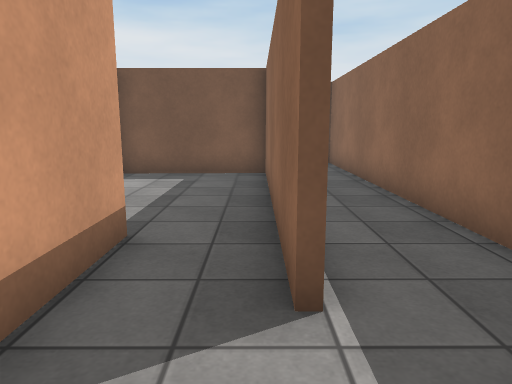
[1] (above)

22 first-person views from a walk through a scene from a Unity 3-D project. The camera is 1.3 m above the floor, tilts 10° down and sees 70° across. Doors are open. The floor is counted in squares, 1 m on a side. Each view is taken from the middle of a square. On the plan, view 1 faces up. The plan holds only what a view shows up to about 15 squares ahead; the rest is blank. The place goes on beyond the plan. The player character is not drawn. Some surface patterns are stand-ins.

[2]
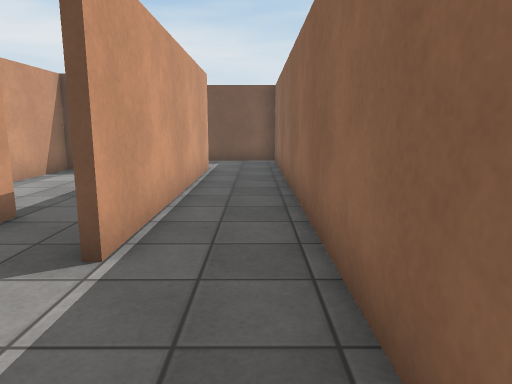

[3]
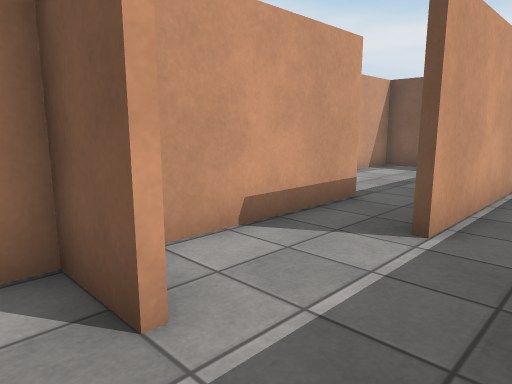

[4]
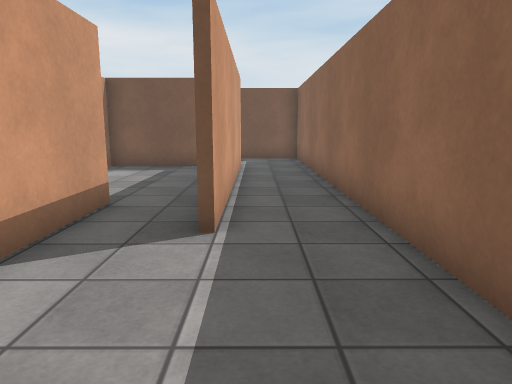

[5]
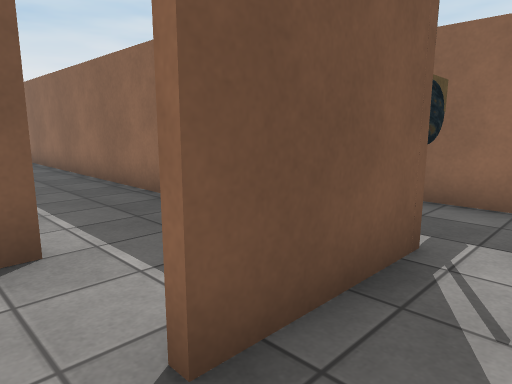

[6]
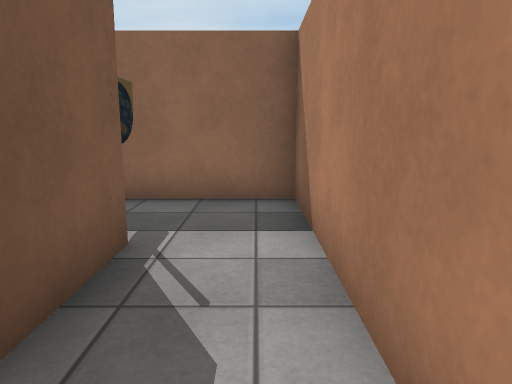

[7]
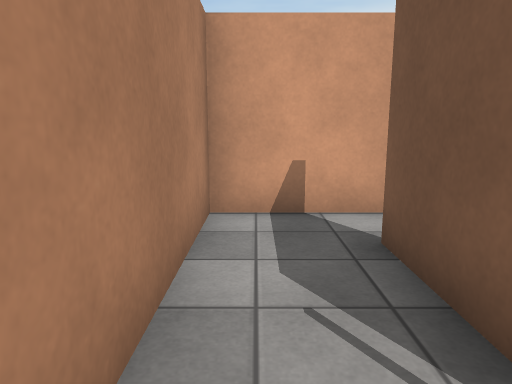

[8]
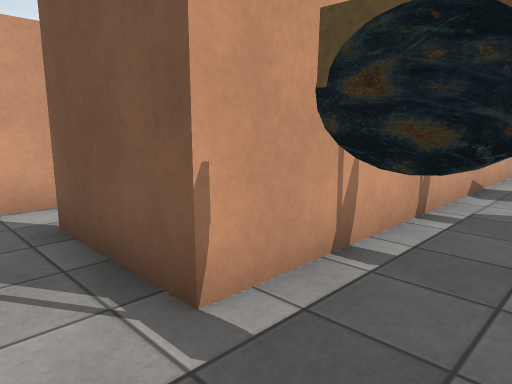

[9]
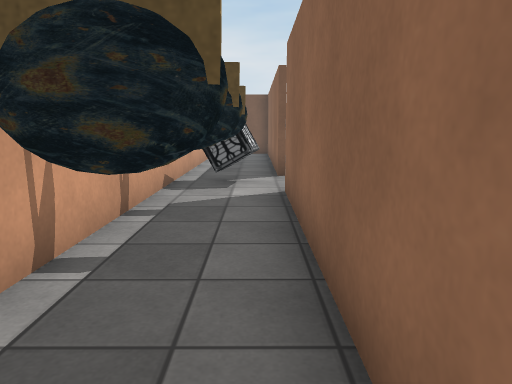

[10]
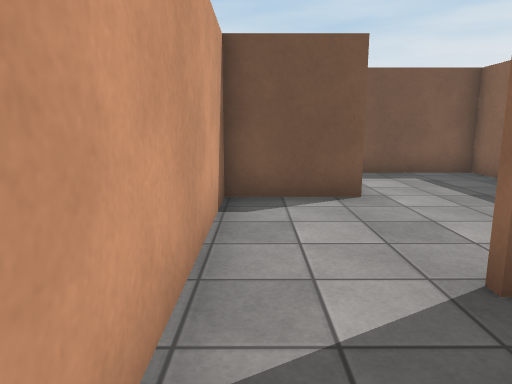

[11]
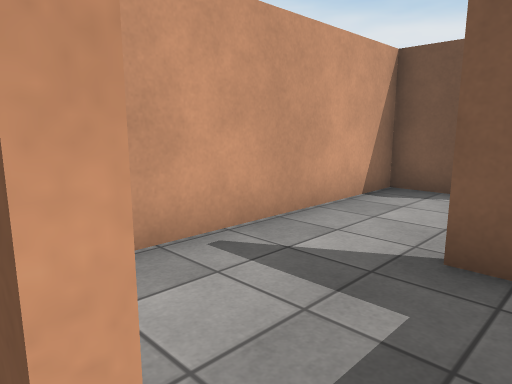

[12]
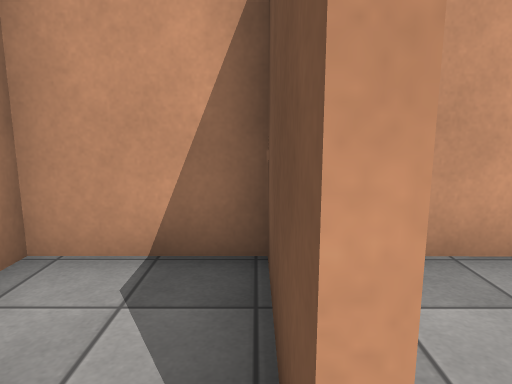

[13]
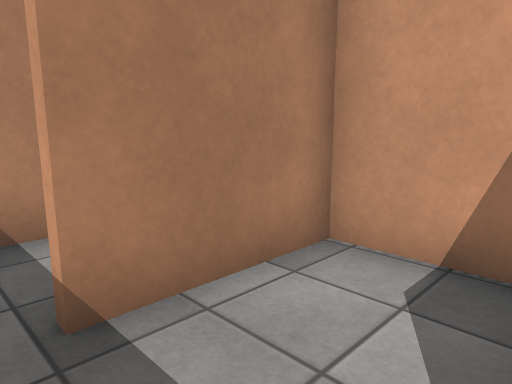

[14]
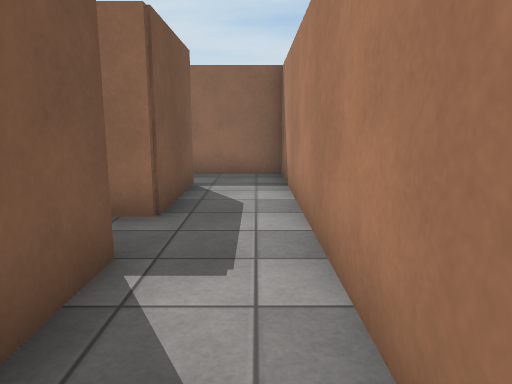

[15]
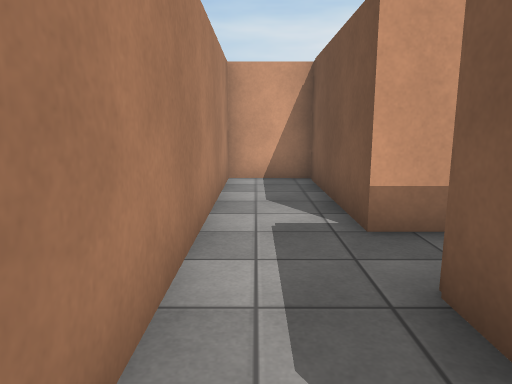

[16]
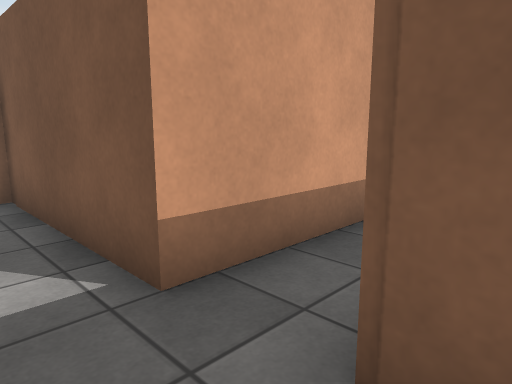

[17]
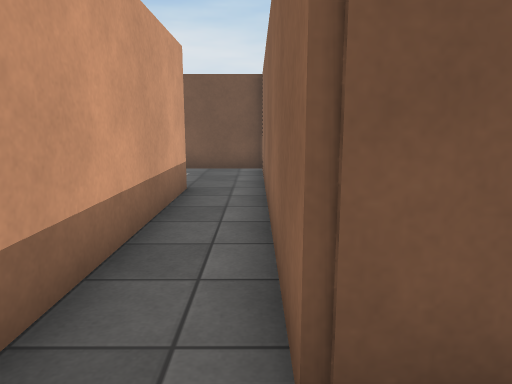

[18]
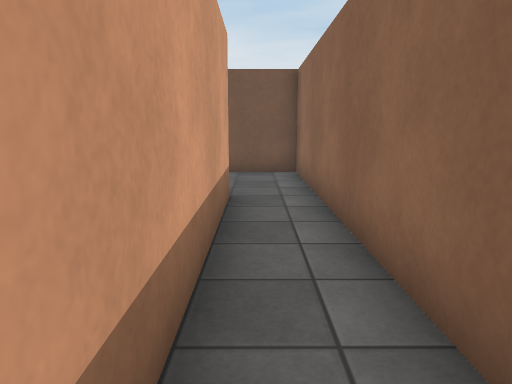

[19]
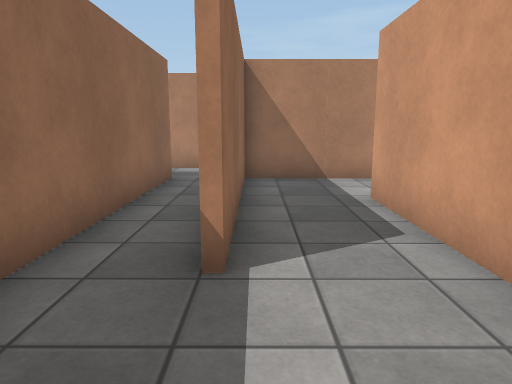

[20]
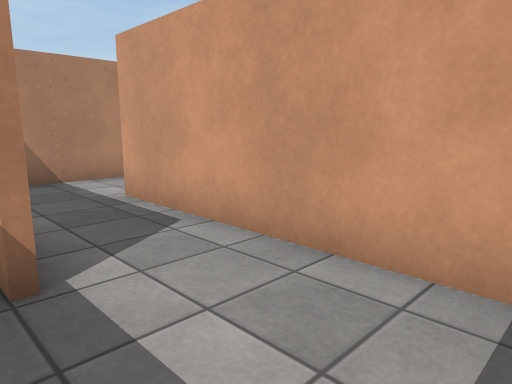

[21]
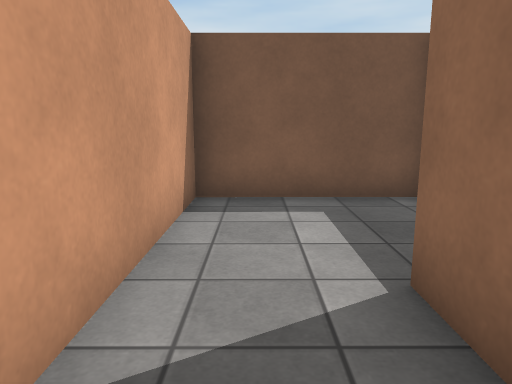

[22]
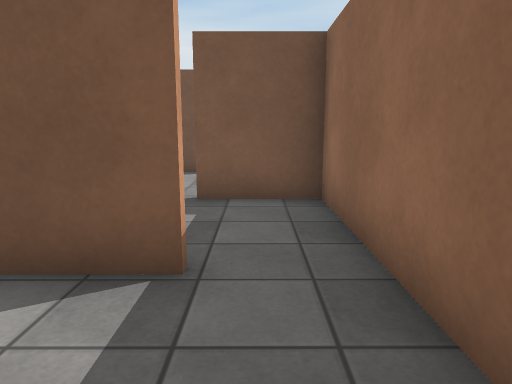

### Floor plan
Points are (right, up) in squares from view 1. A wall is a line through its corners. A room is listed if a view was taken in it or the views show most of it. See-through windows are left out.
Room 1 (views 1, 2, 3, 4)
walls: (-1.6, 2.4) (-1.6, 0); (0.5, 10.8) (0.5, 2.4); (2.8, -0.1) (2.8, 13.7) (0, 13.7); (0, -0.9) (-1.6, -0.9) (-1.6, -1.5)
ways out: opening at (-1, -3) to room 2; opening at (-1, 3.5) to room 8
Room 2 (views 5, 6, 7, 8, 9)
walls: (3, -3.6) (-0.1, -3.6); (4.2, -3.1) (3.6, -3.1); (4.8, -3.1) (3.6, -3.1); (4.9, -3.1) (4.2, -3.2) (3.6, -3.1); (-1.6, -3) (-1.6, -5.7) (5.6, -5.7) (5.6, -3)
ways out: opening at (-1, -3) to room 1; gap at (5, -3) to room 9
Room 3 (view 10)
walls: (-6.6, 3.6) (-6.6, 0.6); (-1.8, -0.5) (-1.8, 2.7) (-4.1, 2.7)
ways out: opening at (-3, -1) to room 4; opening at (-5.5, 3) to room 8
Room 4 (views 11, 12, 13)
walls: (-3.6, -0.9) (-6.6, -0.9) (-6.6, -3.4) (-3.6, -3.4); (-1.8, -2.5) (-1.8, -0.5)
ways out: opening at (-3, -1) to room 3; opening at (-3, -3) to room 6
Room 5 (view 14)
walls: (-9.5, -3.6) (-13.6, -3.6) (-13.6, -5.7) (-9.4, -5.7)
ways out: opening at (-10, -5) to room 6
Room 6 (views 15, 16, 17, 18, 22)
walls: (-3.6, -3.6) (-6.8, -3.6) (-6.8, 2.6); (-9.4, -5.7) (-1.8, -5.7) (-1.8, -2.5); (-8.5, 2.9) (-8.5, -3.6) (-9.5, -3.6)
ways out: opening at (-3, -3) to room 4; opening at (-10, -5) to room 5; opening at (-8, 2) to room 7
Room 7 (views 19, 20, 21)
walls: (-6.8, 2.6) (-6.8, 6.8) (-11.2, 6.8) (-11.2, -0.8); (-10.4, -3.4) (-8.7, -3.4) (-8.7, 2.9)
ways out: opening at (-8, 2) to room 6; opening at (-11, -1.5)
Room 8 (no view inside)
walls: (-3.9, 6.8) (-6.6, 6.8) (-6.6, 3.6); (-1.6, 4.4) (-1.6, 2.4); (0.3, 2.4) (0.3, 10.6) (-4, 10.6) (-4, 7.9)
ways out: opening at (-1, 3.5) to room 1; opening at (-5.5, 3) to room 3
Room 9 (no view inside)
walls: (4.9, -1) (4.4, -1.1); (4.9, -0.9) (4.2, -0.9); (5, -0.9) (4.5, -1.2); (5.6, -3) (5.6, 0); (3, 9.2) (3, -3.6)
ways out: gap at (5, -3) to room 2

Where each view was taken, in squares from view 1:
view 1: 0 up, 0 right, facing up
view 2: 1 down, 2 right, facing up
view 3: 2 down, 2 right, facing up-left
view 4: 2 down, 1 right, facing up
view 5: 5 down, 1 left, facing up-right
view 6: 5 down, 1 left, facing right
view 7: 5 down, 4 right, facing left
view 8: 5 down, 5 right, facing up-left
view 9: 5 down, 5 right, facing up
view 10: 0 up, 6 left, facing up
view 11: 1 down, 3 left, facing up-left
view 12: 1 down, 3 left, facing left
view 13: 1 down, 3 left, facing down-left
view 14: 5 down, 12 left, facing right
view 15: 5 down, 4 left, facing left
view 16: 5 down, 6 left, facing up-left
view 17: 5 down, 7 left, facing up
view 18: 4 down, 8 left, facing up
view 19: 6 up, 9 left, facing down
view 20: 6 up, 8 left, facing down-left
view 21: 0 up, 10 left, facing up
view 22: 4 down, 3 left, facing up
